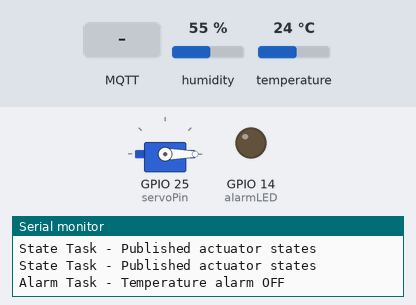
Bench run of a program on a simulated ESP32. Parts: servo, output pins drawn as LEDs (lit = HIGH), the last lines printed to the serial monitor. The inputs (shaded band) are chosen by the test bench; at power-on: temperature 24 °C, humidity 55 %. WiFi joins after 1.5 s; servers stay silent unless stated; the local clock reads 2024-03-15 10:24:30 at power-on unless the program sets it; no MQTT or app messages arrive unless stated.

Above: at 5.8 s.
5.9 s: temperature set to 29 °C
10.8 s: temperature set to 32 °C
At 14.8 s:
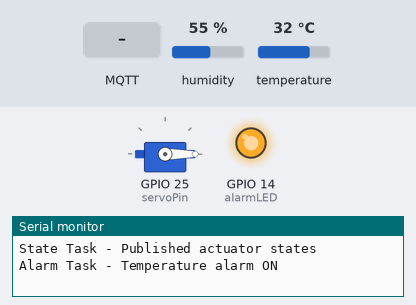
15.1 s: MQTT message "ON" arrives on the second subscribed topic
At 15.6 s:
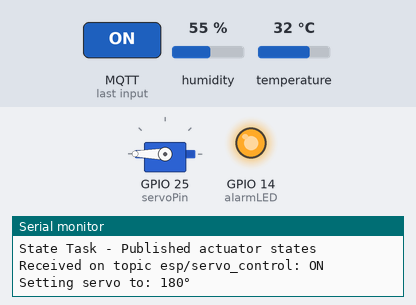
Timing chart, 0 to 18.1 s (numbered marks = the images above; inputs shaded):
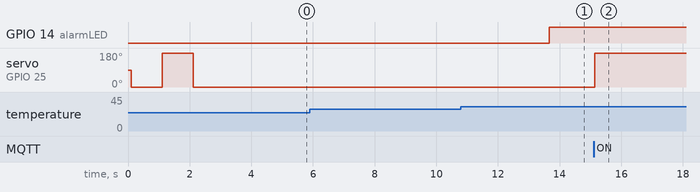

Measured:
- the behaviour switches between 30 and 31 °C on temperature (found by bisection; images 0 and 1)
- after the input at 10.8 s, GPIO 14 (alarmLED): LOW → HIGH after 2.9 s
- after the input at 15.1 s, servo on GPIO 25 (servoPin): 0° → 180° after 0.05 s

The program:

main.cpp
```cpp
#include <Arduino.h>
#include <time.h>
#include "wifi_config.h"
#include "mqtt_handler.h"
#include "hardware_control.h"
#include "freertos_tasks.h"

void setup() {
  Serial.begin(115200);
  Serial.println("ESP32 Real-Time Automation System Starting...");

  // Initialize hardware (sensors, actuators ...)
  initializeHardware();
  Serial.println("Hardware initialized");

  // Test servo movement at startup
  testServoMovement();

  // Connect to WiFi
  setup_wifi();

  // Configure NTP time
  configTime(0, 0, "pool.ntp.org");
  Serial.println("NTP time configured");

  // Setup MQTT connection and callbacks
  setupMQTT();
  Serial.println("MQTT configured");

  // Create FreeRTOS tasks for multitasking
  createFreeRTOSTasks();

  Serial.println("System initialization complete");
  Serial.println("FreeRTOS scheduler started");
}

void loop() {
  // Maintain MQTT connection and process incoming messages
  if (!client.connected()) {
    reconnectMQTT();
  }
  client.loop();

  // Sensor publishing is handled by FreeRTOS tasks

  vTaskDelay(pdMS_TO_TICKS(100));  // Short delay to yield to other tasks
}
```

freertos_tasks.h
```cpp
#ifndef FREERTOS_TASKS_H
#define FREERTOS_TASKS_H

#include <Arduino.h>

// Task handles
extern TaskHandle_t sensorTaskHandle;
extern TaskHandle_t mqttTaskHandle;
extern TaskHandle_t alarmTaskHandle;
extern TaskHandle_t publishStateTaskHandle;
extern TaskHandle_t servoTaskHandle;

// Shared variables (protected by semaphores)
extern float currentTemperature;
extern float currentHumidity;
extern SemaphoreHandle_t temperatureSemaphore;
extern SemaphoreHandle_t humiditySemaphore;
extern QueueHandle_t servoQueue;

// Task function declarations
void sensorTask(void *parameter);
void mqttTask(void *parameter);
void alarmTask(void *parameter);
void servoTask(void *parameter);
void publishStateTask(void *parameter);

// Task creation functions
void createFreeRTOSTasks();

#endif
```

hardware_control.h
```cpp
#ifndef HARDWARE_CONTROL_H
#define HARDWARE_CONTROL_H

#include <DHT.h>
#include <ESP32Servo.h>

// Pin Definitions
extern const int alarmLED;
extern const int servoPin;
extern const int tempHumiditySensor;

// Hardware objects
extern DHT dht;
extern Servo myServo;

// Function declarations
void initializeHardware();
float readTemperature();
float readHumidity();
void setAlarmLED(bool state);
bool getAlarmLEDState();
void setServoState(int angle);
void testServoMovement(); // Add test function declaration
int getServoState();


#endif
```

mqtt_handler.h
```cpp
#ifndef MQTT_HANDLER_H
#define MQTT_HANDLER_H

#include <PubSubClient.h>
#include <WiFi.h>
#include <ArduinoJson.h>

// MQTT Configuration
extern const char* mqtt_server;
extern const char* machine_id;

// MQTT Client
extern WiFiClient espClient;
extern PubSubClient client;

// Temperature threshold for alarm
extern float temperatureThreshold;

// Function declarations
void setupMQTT();
void reconnectMQTT();
void publishSensorDataPeriodically();
void publishInitialSensorInfo();
void publishTemperatureSensorData(float temp);
void publishHumiditySensorData(float humidity);
void publishAlarmState();
void publishServoMotorState();
void mqttCallback(char* topic, byte* payload, unsigned int length);
String getISO8601Timestamp();

#endif
```

freertos_tasks.cpp
```cpp
#include "freertos_tasks.h"
#include "hardware_control.h"
#include "mqtt_handler.h"
#include "wifi_config.h"

// Task handles
TaskHandle_t sensorTaskHandle = NULL;
TaskHandle_t mqttTaskHandle = NULL;
TaskHandle_t alarmTaskHandle = NULL;
TaskHandle_t publishStateTaskHandle = NULL;
TaskHandle_t servoTaskHandle = NULL;

// Shared variables
float currentTemperature = 0.0;
float currentHumidity = 0.0;
SemaphoreHandle_t temperatureSemaphore = NULL;
SemaphoreHandle_t humiditySemaphore = NULL;
QueueHandle_t servoQueue = NULL;

// External variables from mqtt_handler
extern float temperatureThreshold;

// Task: Read temperature and humidity periodically
void sensorTask(void *parameter) {
  TickType_t xLastWakeTime = xTaskGetTickCount();
  const TickType_t xFrequency = pdMS_TO_TICKS(2000);

  for (;;) {
    float temp = readTemperature();
    float humidity = readHumidity();
    if (!isnan(temp) && !isnan(humidity)) {
      // Update shared variables with semaphore protection
      if (xSemaphoreTake(temperatureSemaphore, portMAX_DELAY) == pdTRUE) {
        currentTemperature = temp;
        xSemaphoreGive(temperatureSemaphore);
      }
      if (xSemaphoreTake(humiditySemaphore, portMAX_DELAY) == pdTRUE) {
        currentHumidity = humidity;
        xSemaphoreGive(humiditySemaphore);
      }
      Serial.print("Sensor Task - Temperature: ");
      Serial.print(temp);
      Serial.print("°C, Humidity: ");
      Serial.print(humidity);
      Serial.println("%");
    } else {
      Serial.println("Sensor Task - Failed to read from DHT sensor");
    }
    vTaskDelayUntil(&xLastWakeTime, xFrequency);
  }
}

// Task: Handle MQTT connection and publish sensor data
void mqttTask(void *parameter) {
  TickType_t xLastWakeTime = xTaskGetTickCount();
  const TickType_t xFrequency = pdMS_TO_TICKS(2000); // 2 seconds

  for (;;) {
    if (!client.connected()) {
      reconnectMQTT();
    }
    client.loop();
    float temp, humidity;
    if (xSemaphoreTake(temperatureSemaphore, pdMS_TO_TICKS(100)) == pdTRUE) {
      temp = currentTemperature;
      xSemaphoreGive(temperatureSemaphore);
      if (temp != 0.0) {
        publishTemperatureSensorData(temp);
        Serial.println("MQTT Task - Published temperature data");
      }
    }
    if (xSemaphoreTake(humiditySemaphore, pdMS_TO_TICKS(100)) == pdTRUE) {
      humidity = currentHumidity;
      xSemaphoreGive(humiditySemaphore);
      if (humidity != 0.0) {
        publishHumiditySensorData(humidity);
        Serial.println("MQTT Task - Published humidity data");
      }
    }
    vTaskDelayUntil(&xLastWakeTime, xFrequency);
  }
}

// Task: Control alarm LED based on temperature threshold
void alarmTask(void *parameter) {
  TickType_t xLastWakeTime = xTaskGetTickCount();
  const TickType_t xFrequency = pdMS_TO_TICKS(1000); // 1 second

  for (;;) {
    float temp;
    if (xSemaphoreTake(temperatureSemaphore, pdMS_TO_TICKS(100)) == pdTRUE) {
      temp = currentTemperature;
      xSemaphoreGive(temperatureSemaphore);
      if (temp > temperatureThreshold) {
        setAlarmLED(true);
        Serial.println("Alarm Task - Temperature alarm ON");
      } else {
        setAlarmLED(false);
        Serial.println("Alarm Task - Temperature alarm OFF");
      }
    }
    vTaskDelayUntil(&xLastWakeTime, xFrequency);
  }
}

// Task: Publish actuator states (alarm, servo) periodically
void publishStateTask(void *parameter) {
  TickType_t xLastWakeTime = xTaskGetTickCount();
  const TickType_t xFrequency = pdMS_TO_TICKS(500); // 500ms

  for (;;) {
    if (client.connected()) {
      publishAlarmState();
      publishServoMotorState();
      Serial.println("State Task - Published actuator states");
    }
    vTaskDelayUntil(&xLastWakeTime, xFrequency);
  }
}

// Task: Set servo position based on queue input
void servoTask(void *parameter) {
  int newPosition;
  for (;;) {
    // Wait for a new position from the queue
    if (xQueueReceive(servoQueue, &newPosition, portMAX_DELAY) == pdTRUE) {
      setServoState(newPosition);
      Serial.print("Servo Task - Position set to: ");
      Serial.println(newPosition);
    }
  }
}

// Create all FreeRTOS tasks and synchronization primitives
void createFreeRTOSTasks() {
  temperatureSemaphore = xSemaphoreCreateMutex();
  humiditySemaphore = xSemaphoreCreateMutex();
  servoQueue = xQueueCreate(5, sizeof(int));

  if (temperatureSemaphore == NULL || humiditySemaphore == NULL || servoQueue == NULL) {
    Serial.println("Failed to create semaphores or queue");
    return;
  }

  xTaskCreate(sensorTask, "SensorTask", 4096, NULL, 2, &sensorTaskHandle);
  xTaskCreate(mqttTask, "MQTTTask", 8192, NULL, 4, &mqttTaskHandle);
  xTaskCreate(alarmTask, "AlarmTask", 2048, NULL, 1, &alarmTaskHandle);
  xTaskCreate(publishStateTask, "PublishStateTask", 4096, NULL, 1, &publishStateTaskHandle);
  xTaskCreate(servoTask, "ServoTask", 2048, NULL, 2, &servoTaskHandle);

  Serial.println("FreeRTOS tasks created successfully");
}
```

hardware_control.cpp
```cpp
#include "hardware_control.h"

// Pin Definitions
const int alarmLED = 14;
const int servoPin = 25;
const int tempHumiditySensor = 26;

// Hardware objects
DHT dht(tempHumiditySensor, DHT11);
Servo myServo;

// Initialize sensors and actuators
void initializeHardware() {
  dht.begin();
  pinMode(alarmLED, OUTPUT);

  Serial.print("Attaching servo to pin ");
  Serial.println(servoPin);

  myServo.setPeriodHertz(50);  // Standard servo frequency
  myServo.attach(servoPin, 500, 2400);  // Pulse width for ESP32Servo

  Serial.println("Servo attached with 50Hz frequency and 500-2400μs pulse width");
  delay(100);

  myServo.write(0); // Start servo at 0°
  delay(1000);
  digitalWrite(alarmLED, LOW); // Ensure alarm LED is OFF

  Serial.println("Hardware initialization complete");
}

// Read temperature from DHT sensor
float readTemperature() {
  return dht.readTemperature();
}

// Read humidity from DHT sensor
float readHumidity() {
  return dht.readHumidity();
}

// Set alarm LED ON or OFF
void setAlarmLED(bool state) {
  digitalWrite(alarmLED, state ? HIGH : LOW);
}

// Return true if alarm LED is ON
bool getAlarmLEDState() {
  return digitalRead(alarmLED) == HIGH;
}

// Set servo to a specific angle (0-180°)
void setServoState(int angle) {
  Serial.print("Setting servo to: ");
  Serial.print(angle);
  Serial.println("°");
  myServo.write(angle);
  delay(500); // Allow time for servo to reach position
}

// Test servo movement at startup
void testServoMovement() {
  Serial.println("Testing servo movement...");
  Serial.println("Moving to 180°");
  myServo.write(180);
  delay(1000);
  Serial.println("Moving to 0°");
  myServo.write(0);
  delay(1000);
  Serial.println("Servo test complete");
}

// Get current servo angle, or -1 if not attached
int getServoState() {
  if (!myServo.attached()) {
    Serial.println("ERROR: Servo not attached when reading position!");
    return -1;
  }
  return myServo.read();
}
```

mqtt_handler.cpp
```cpp
#include "mqtt_handler.h"
#include "hardware_control.h"
#include "freertos_tasks.h"
#include <time.h>

// MQTT Configuration
const char* mqtt_server = "192.168.0.65";
const char* machine_id = "ESP32_01";

// Sensor and Actuator Metadata
const char* sensorTempId = "DTH11_temp";
const char* humiditySensorId = "DTH11_humidity";
const char* alarmLedId = "alarmLED";
const char* servoMotorId = "servo_motor_01";

const char* sensorTempDataType = "Temperature °C";
const char* sensorHumidityDataType = "Humidity";
const char *alarmLedDataType = "ON/OFF";
const char* servoMotorDataType = "ON/OFF";

// Global MQTT objects
WiFiClient espClient;
PubSubClient client(espClient);

// State variables
float temperatureThreshold = 30.0;
bool initialInfoPublished = false;

// Sensor publish interval (ms)
const unsigned long sensorInterval = 1000;

// Returns current time as ISO8601 string
String getISO8601Timestamp() {
  struct tm timeinfo;
  if (!getLocalTime(&timeinfo)) {
    return "1970-01-01T00:00:00Z";
  }
  char buf[25];
  strftime(buf, sizeof(buf), "%Y-%m-%dT%H:%M:%SZ", &timeinfo);
  return String(buf);
}

// Configure MQTT server and callback
void setupMQTT() {
  client.setServer(mqtt_server, 1883);
  client.setKeepAlive(60);
  client.setCallback(mqttCallback);
}

// Publish metadata about sensors and actuators
void publishInitialSensorInfo() {
  JsonDocument doc;
  doc["machine_id"] = machine_id;

  JsonArray sensors = doc["sensors"].to<JsonArray>();
  JsonArray actuators = doc["actuators"].to<JsonArray>();

  JsonObject sensor1 = sensors.add<JsonObject>();
  sensor1["sensor_id"] = sensorTempId;
  sensor1["data_type"] = sensorTempDataType;
  sensor1["data_interval"] = sensorInterval;

  JsonObject sensor2 = sensors.add<JsonObject>();
  sensor2["sensor_id"] = humiditySensorId;
  sensor2["data_type"] = sensorHumidityDataType;
  sensor2["data_interval"] = sensorInterval;

  JsonObject sensor3 = sensors.add<JsonObject>();
  sensor3["sensor_id"] = alarmLedId;
  sensor3["data_type"] = alarmLedDataType;
  sensor3["data_interval"] = "No specified data interval";

  JsonObject actuator = actuators.add<JsonObject>();
  actuator["actuator_id"] = servoMotorId;
  actuator["data_type"] = servoMotorDataType;
  actuator["data_interval"] = "No specified data interval";

  char buffer[512];
  size_t n = serializeJson(doc, buffer);
  client.publish("/sensor_monitors", buffer, n);
  Serial.println("Initial sensor info published:");
  Serial.println(buffer);
}

// Publish temperature sensor data to MQTT
void publishTemperatureSensorData(float temp) {
  JsonDocument doc;
  doc["timestamp"] = getISO8601Timestamp();
  doc["value"] = temp;
  char buffer[128];
  size_t n = serializeJson(doc, buffer);
  client.publish("/sensors/ESP32_01/DTH11_temp", buffer, n);
}

// Publish humidity sensor data to MQTT
void publishHumiditySensorData(float humidity) {
  JsonDocument doc;
  doc["timestamp"] = getISO8601Timestamp();
  doc["value"] = humidity;
  char buffer[128];
  size_t n = serializeJson(doc, buffer);
  client.publish("/sensors/ESP32_01/DTH11_humidity", buffer, n);
}

// Publish alarm LED state to MQTT
void publishAlarmState() {
  JsonDocument doc;
  doc["timestamp"] = getISO8601Timestamp();
  doc["value"] = getAlarmLEDState() ? "ON" : "OFF";
  char buffer[128];
  size_t n = serializeJson(doc, buffer);
  client.publish("/states/ESP32_01/alarmLED", buffer, n);
}

// Publish servo motor state to MQTT
void publishServoMotorState() {
  JsonDocument doc;
  doc["timestamp"] = getISO8601Timestamp();
  doc["value"] = getServoState() > 90 ? "ON" : "OFF";
  char buffer[128];
  size_t n = serializeJson(doc, buffer);
  client.publish("/states/ESP32_01/servo_motor_01", buffer, n);
}

// (Legacy) Periodically publish sensor and actuator data if called in loop
void publishSensorDataPeriodically() {
    static unsigned long lastSensorRead = 0;
    unsigned long currentTime = millis();
    // Publish sensor data every sensorInterval ms
    if (currentTime - lastSensorRead >= sensorInterval) {
        if (client.connected()) {
            float temp = readTemperature();
            if (!isnan(temp)) {
                publishTemperatureSensorData(temp);
                Serial.print("Published temperature: ");
                Serial.println(temp);
                // Set alarm LED based on threshold
                if (temp > temperatureThreshold) {
                    setAlarmLED(true);
                } else {
                    setAlarmLED(false);
                }
                publishAlarmState();
            }
            float humidity = readHumidity();
            if (!isnan(humidity)) {
                publishHumiditySensorData(humidity);
                Serial.print("Published humidity: ");
                Serial.println(humidity);
            }
            publishServoMotorState();
            lastSensorRead = currentTime;
        }
    }
}

// Handles incoming MQTT messages for threshold and servo control
void mqttCallback(char* topic, byte* payload, unsigned int length) {
  String message;
  for (unsigned int i = 0; i < length; i++) {
    message += (char)payload[i];
  }

  Serial.print("Received on topic ");
  Serial.print(topic);
  Serial.print(": ");
  Serial.println(message);

  // Handle temperature threshold update
  if (strcmp(topic, "esp/temp_threshold") == 0) {
    temperatureThreshold = message.toFloat();
    Serial.print("Updated temperature threshold to: ");
    Serial.println(temperatureThreshold);
    // Immediately update alarm LED based on new threshold
    if (xSemaphoreTake(temperatureSemaphore, pdMS_TO_TICKS(100)) == pdTRUE) {
      float currentTemp = currentTemperature;
      xSemaphoreGive(temperatureSemaphore);
      if (currentTemp != 0.0) {
        if (currentTemp > temperatureThreshold) {
          setAlarmLED(true);
          Serial.println("Callback - Alarm turned ON immediately");
        } else {
          setAlarmLED(false);
          Serial.println("Callback - Alarm turned OFF immediately");
        }
        // State will be published by FreeRTOS task
      }
    }
  }

  // Handle servo control command
  if (strcmp(topic, "esp/servo_control") == 0) {
    if (message == "ON") {
        setServoState(180);
        Serial.println("Callback - Servo turned ON");
    } else if (message == "OFF") {
        setServoState(0);
        Serial.println("Callback - Servo turned OFF");
    }
    // Immediately publish new servo state
    publishServoMotorState();
    Serial.println("Callback - Published servo state immediately");
  }
}

// Attempt to reconnect to MQTT broker and subscribe to topics
void reconnectMQTT() {
  while (!client.connected()) {
    Serial.print("Attempting MQTT connection...");
    if (client.connect("ESP32Client_01")) {
      Serial.println("connected");
      client.subscribe("esp/temp_threshold");
      client.subscribe("esp/servo_control");
      Serial.println("Subscribed");
      if (!initialInfoPublished) {
        publishInitialSensorInfo();
        initialInfoPublished = true;
      }
    } else {
      Serial.print("failed, rc=");
      Serial.print(client.state());
      Serial.println(". Retrying in 5 seconds...");
      vTaskDelay(pdMS_TO_TICKS(5000));
    }
  }
}
```

wifi_config.h
```cpp
#ifndef WIFI_CONFIG_H
#define WIFI_CONFIG_H

#include <WiFi.h>

// WiFi Configuration
extern const char* ssid;
extern const char* pswrd;

// Function declarations
void setup_wifi();
bool isWiFiConnected();

#endif
```

wifi_config.cpp
```cpp
#include "wifi_config.h"

// WiFi credentials
const char* ssid = "THIAGO";
const char* pswrd = "thiago@102030";

void setup_wifi() {
  delay(10); // Short delay before starting WiFi connection
  Serial.print("Connecting to WiFi network: ");
  Serial.println(ssid);
  WiFi.begin(ssid, pswrd);
  // Wait until WiFi is connected
  while (WiFi.status() != WL_CONNECTED) {
    delay(500);
    Serial.print(" Status: ");
    Serial.println(WiFi.status());
  }
  Serial.println("\nWiFi connected successfully");
}

// Returns true if WiFi is connected
bool isWiFiConnected() {
  return WiFi.status() == WL_CONNECTED;
}
```
